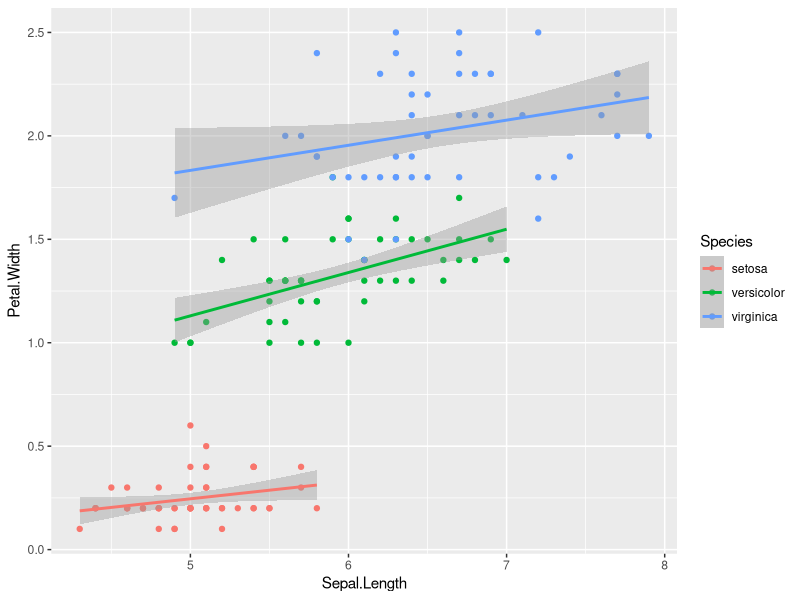

The R script that drew this image: (Note: this script raises an error after producing the figure.)
## ---- chunk 1
#| label: setup
#| include: false

library(tidyverse)
## ---- chunk 2
#| echo: true
iris |> 
  group_by(Species) |> 
  summarise(Sepal.Length = mean(Sepal.Length))

# in base R
aggregate(Sepal.Length ~ Species, iris, mean)
## ---- chunk 3
#| echo: true
means <- vector(mode = "numeric", length = ncol(mtcars))
for(i in 1:length(means)){
  means[i] <- mean(mtcars[[i]])
}
means

# equivalent to
sapply(mtcars, mean)
## ---- chunk 4
#| echo: true
iris |> 
  ggplot(aes(x = Sepal.Length, y = Petal.Width, color = Species)) +
  geom_point() +
  geom_smooth(method = "lm")
## ---- chunk 5
#| echo: false
#| fig-align: center
knitr::include_graphics("img/rproj.png")
